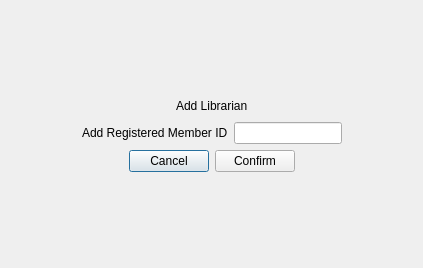
<?xml version="1.0" encoding="UTF-8"?>
<ui version="4.0">
 <class>AddLibrarian</class>
 <widget class="QDialog" name="AddLibrarian">
  <property name="geometry">
   <rect>
    <x>0</x>
    <y>0</y>
    <width>423</width>
    <height>268</height>
   </rect>
  </property>
  <property name="windowTitle">
   <string>Dialog</string>
  </property>
  <layout class="QVBoxLayout" name="verticalLayout_4">
   <item>
    <layout class="QVBoxLayout" name="verticalLayout_3">
     <item>
      <spacer name="verticalSpacer">
       <property name="orientation">
        <enum>Qt::Orientation::Vertical</enum>
       </property>
       <property name="sizeHint" stdset="0">
        <size>
         <width>20</width>
         <height>40</height>
        </size>
       </property>
      </spacer>
     </item>
    </layout>
   </item>
   <item>
    <layout class="QVBoxLayout" name="verticalLayout_2">
     <item>
      <layout class="QHBoxLayout" name="horizontalLayout">
       <item>
        <spacer name="horizontalSpacer">
         <property name="orientation">
          <enum>Qt::Orientation::Horizontal</enum>
         </property>
         <property name="sizeHint" stdset="0">
          <size>
           <width>40</width>
           <height>20</height>
          </size>
         </property>
        </spacer>
       </item>
       <item>
        <widget class="QLabel" name="label">
         <property name="styleSheet">
          <string notr="true">font: 700 italic 24pt &quot;Segoe UI&quot;;</string>
         </property>
         <property name="text">
          <string>Add Librarian</string>
         </property>
        </widget>
       </item>
       <item>
        <spacer name="horizontalSpacer_2">
         <property name="orientation">
          <enum>Qt::Orientation::Horizontal</enum>
         </property>
         <property name="sizeHint" stdset="0">
          <size>
           <width>40</width>
           <height>20</height>
          </size>
         </property>
        </spacer>
       </item>
      </layout>
     </item>
     <item>
      <layout class="QVBoxLayout" name="verticalLayout">
       <item>
        <layout class="QHBoxLayout" name="horizontalLayout_2">
         <item>
          <spacer name="horizontalSpacer_3">
           <property name="orientation">
            <enum>Qt::Orientation::Horizontal</enum>
           </property>
           <property name="sizeHint" stdset="0">
            <size>
             <width>40</width>
             <height>20</height>
            </size>
           </property>
          </spacer>
         </item>
         <item>
          <layout class="QFormLayout" name="formLayout">
           <item row="0" column="0">
            <widget class="QLabel" name="label_2">
             <property name="text">
              <string>Add Registered Member ID</string>
             </property>
            </widget>
           </item>
           <item row="0" column="1">
            <widget class="QLineEdit" name="lineEditMemberId"/>
           </item>
          </layout>
         </item>
         <item>
          <spacer name="horizontalSpacer_4">
           <property name="orientation">
            <enum>Qt::Orientation::Horizontal</enum>
           </property>
           <property name="sizeHint" stdset="0">
            <size>
             <width>40</width>
             <height>20</height>
            </size>
           </property>
          </spacer>
         </item>
        </layout>
       </item>
       <item>
        <layout class="QHBoxLayout" name="horizontalLayout_3">
         <item>
          <spacer name="horizontalSpacer_5">
           <property name="orientation">
            <enum>Qt::Orientation::Horizontal</enum>
           </property>
           <property name="sizeHint" stdset="0">
            <size>
             <width>40</width>
             <height>20</height>
            </size>
           </property>
          </spacer>
         </item>
         <item>
          <widget class="QPushButton" name="Cancel">
           <property name="text">
            <string>Cancel</string>
           </property>
          </widget>
         </item>
         <item>
          <widget class="QPushButton" name="Confirm">
           <property name="text">
            <string>Confirm</string>
           </property>
          </widget>
         </item>
         <item>
          <spacer name="horizontalSpacer_6">
           <property name="orientation">
            <enum>Qt::Orientation::Horizontal</enum>
           </property>
           <property name="sizeHint" stdset="0">
            <size>
             <width>40</width>
             <height>20</height>
            </size>
           </property>
          </spacer>
         </item>
        </layout>
       </item>
      </layout>
     </item>
    </layout>
   </item>
   <item>
    <spacer name="verticalSpacer_2">
     <property name="orientation">
      <enum>Qt::Orientation::Vertical</enum>
     </property>
     <property name="sizeHint" stdset="0">
      <size>
       <width>155</width>
       <height>75</height>
      </size>
     </property>
    </spacer>
   </item>
  </layout>
 </widget>
 <resources/>
 <connections>
  <connection>
   <sender>Cancel</sender>
   <signal>clicked()</signal>
   <receiver>AddLibrarian</receiver>
   <slot>close()</slot>
   <hints>
    <hint type="sourcelabel">
     <x>162</x>
     <y>170</y>
    </hint>
    <hint type="destinationlabel">
     <x>103</x>
     <y>240</y>
    </hint>
   </hints>
  </connection>
 </connections>
</ui>
